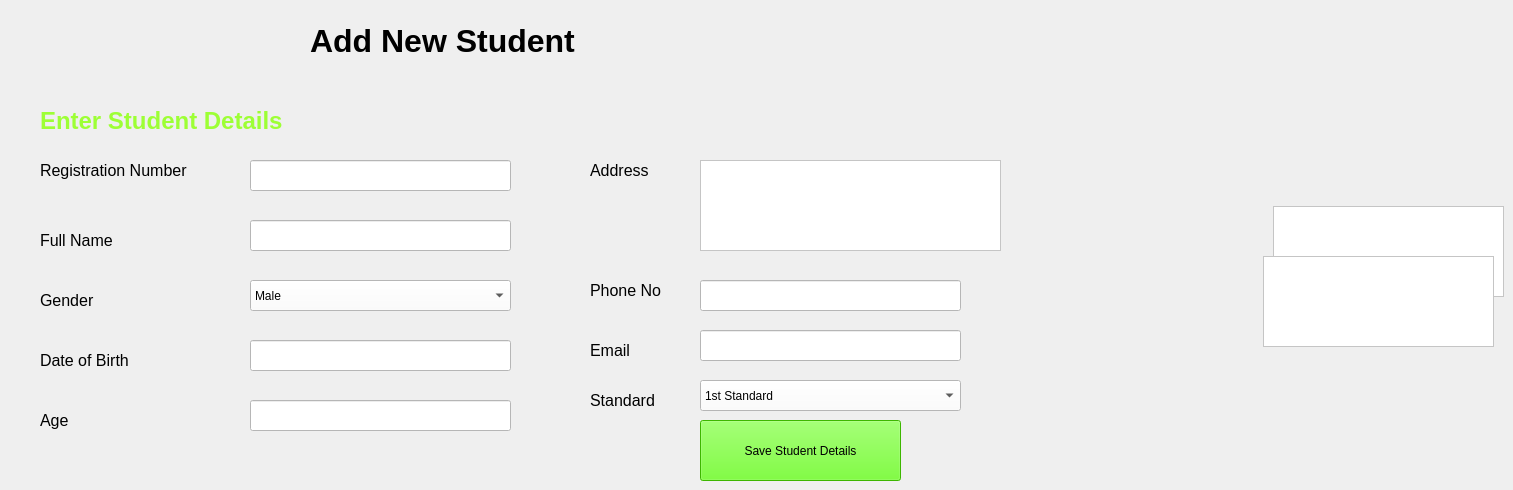
    <widget class="QWidget" name="tab_3">
     <attribute name="title">
      <string>Add Student</string>
     </attribute>
     <widget class="QLabel" name="label_9">
      <property name="geometry">
       <rect>
        <x>310</x>
        <y>20</y>
        <width>411</width>
        <height>41</height>
       </rect>
      </property>
      <property name="font">
       <font>
        <pointsize>24</pointsize>
        <weight>75</weight>
        <bold>true</bold>
       </font>
      </property>
      <property name="text">
       <string>Add New Student</string>
      </property>
     </widget>
     <widget class="QLabel" name="l11">
      <property name="geometry">
       <rect>
        <x>40</x>
        <y>100</y>
        <width>831</width>
        <height>41</height>
       </rect>
      </property>
      <property name="font">
       <font>
        <pointsize>18</pointsize>
        <weight>75</weight>
        <bold>true</bold>
       </font>
      </property>
      <property name="styleSheet">
       <string notr="true">color: rgb(157, 255, 53);</string>
      </property>
      <property name="text">
       <string>Enter Student Details</string>
      </property>
     </widget>
     <widget class="QLabel" name="label_11">
      <property name="geometry">
       <rect>
        <x>40</x>
        <y>160</y>
        <width>201</width>
        <height>21</height>
       </rect>
      </property>
      <property name="font">
       <font>
        <pointsize>12</pointsize>
       </font>
      </property>
      <property name="text">
       <string>Registration Number</string>
      </property>
     </widget>
     <widget class="QLineEdit" name="tb11">
      <property name="geometry">
       <rect>
        <x>250</x>
        <y>160</y>
        <width>261</width>
        <height>31</height>
       </rect>
      </property>
      <property name="styleSheet">
       <string notr="true">background-color: rgb(255, 255, 255);
font: 12pt &quot;MS Shell Dlg 2&quot;;</string>
      </property>
     </widget>
     <widget class="QLineEdit" name="tb12">
      <property name="geometry">
       <rect>
        <x>250</x>
        <y>220</y>
        <width>261</width>
        <height>31</height>
       </rect>
      </property>
      <property name="styleSheet">
       <string notr="true">background-color: rgb(255, 255, 255);
font: 12pt &quot;MS Shell Dlg 2&quot;;</string>
      </property>
     </widget>
     <widget class="QLabel" name="label_12">
      <property name="geometry">
       <rect>
        <x>40</x>
        <y>230</y>
        <width>201</width>
        <height>21</height>
       </rect>
      </property>
      <property name="font">
       <font>
        <pointsize>12</pointsize>
       </font>
      </property>
      <property name="text">
       <string>Full Name</string>
      </property>
     </widget>
     <widget class="QLabel" name="label_13">
      <property name="geometry">
       <rect>
        <x>40</x>
        <y>290</y>
        <width>201</width>
        <height>21</height>
       </rect>
      </property>
      <property name="font">
       <font>
        <pointsize>12</pointsize>
       </font>
      </property>
      <property name="text">
       <string>Gender</string>
      </property>
     </widget>
     <widget class="QComboBox" name="cb11">
      <property name="geometry">
       <rect>
        <x>250</x>
        <y>280</y>
        <width>261</width>
        <height>31</height>
       </rect>
      </property>
      <property name="styleSheet">
       <string notr="true">background-color: rgb(255, 255, 255);
font: 12pt &quot;MS Shell Dlg 2&quot;;</string>
      </property>
      <item>
       <property name="text">
        <string>Male</string>
       </property>
      </item>
      <item>
       <property name="text">
        <string>Female</string>
       </property>
      </item>
     </widget>
     <widget class="QLabel" name="label_26">
      <property name="geometry">
       <rect>
        <x>40</x>
        <y>350</y>
        <width>201</width>
        <height>21</height>
       </rect>
      </property>
      <property name="font">
       <font>
        <pointsize>12</pointsize>
       </font>
      </property>
      <property name="text">
       <string>Date of Birth</string>
      </property>
     </widget>
     <widget class="QLineEdit" name="tb13">
      <property name="geometry">
       <rect>
        <x>250</x>
        <y>340</y>
        <width>261</width>
        <height>31</height>
       </rect>
      </property>
      <property name="styleSheet">
       <string notr="true">background-color: rgb(255, 255, 255);
font: 12pt &quot;MS Shell Dlg 2&quot;;</string>
      </property>
     </widget>
     <widget class="QLabel" name="label_27">
      <property name="geometry">
       <rect>
        <x>40</x>
        <y>410</y>
        <width>201</width>
        <height>21</height>
       </rect>
      </property>
      <property name="font">
       <font>
        <pointsize>12</pointsize>
       </font>
      </property>
      <property name="text">
       <string>Age</string>
      </property>
     </widget>
     <widget class="QLineEdit" name="tb14">
      <property name="geometry">
       <rect>
        <x>250</x>
        <y>400</y>
        <width>261</width>
        <height>31</height>
       </rect>
      </property>
      <property name="styleSheet">
       <string notr="true">background-color: rgb(255, 255, 255);
font: 12pt &quot;MS Shell Dlg 2&quot;;</string>
      </property>
     </widget>
     <widget class="QTextEdit" name="mtb11">
      <property name="geometry">
       <rect>
        <x>700</x>
        <y>160</y>
        <width>301</width>
        <height>91</height>
       </rect>
      </property>
      <property name="styleSheet">
       <string notr="true">background-color: rgb(255, 255, 255);
font: 12pt &quot;MS Shell Dlg 2&quot;;</string>
      </property>
     </widget>
     <widget class="QLabel" name="label_28">
      <property name="geometry">
       <rect>
        <x>590</x>
        <y>160</y>
        <width>91</width>
        <height>21</height>
       </rect>
      </property>
      <property name="font">
       <font>
        <pointsize>12</pointsize>
       </font>
      </property>
      <property name="text">
       <string>Address</string>
      </property>
     </widget>
     <widget class="QTextEdit" name="textEdit_2">
      <property name="geometry">
       <rect>
        <x>1273</x>
        <y>206</y>
        <width>231</width>
        <height>91</height>
       </rect>
      </property>
      <property name="styleSheet">
       <string notr="true">background-color: rgb(255, 255, 255);
font: 12pt &quot;MS Shell Dlg 2&quot;;</string>
      </property>
     </widget>
     <widget class="QLabel" name="label_29">
      <property name="geometry">
       <rect>
        <x>590</x>
        <y>280</y>
        <width>101</width>
        <height>21</height>
       </rect>
      </property>
      <property name="font">
       <font>
        <pointsize>12</pointsize>
       </font>
      </property>
      <property name="text">
       <string>Phone No</string>
      </property>
     </widget>
     <widget class="QLineEdit" name="tb15">
      <property name="geometry">
       <rect>
        <x>700</x>
        <y>280</y>
        <width>261</width>
        <height>31</height>
       </rect>
      </property>
      <property name="styleSheet">
       <string notr="true">background-color: rgb(255, 255, 255);
font: 12pt &quot;MS Shell Dlg 2&quot;;</string>
      </property>
     </widget>
     <widget class="QTextEdit" name="textEdit_3">
      <property name="geometry">
       <rect>
        <x>1263</x>
        <y>256</y>
        <width>231</width>
        <height>91</height>
       </rect>
      </property>
      <property name="styleSheet">
       <string notr="true">background-color: rgb(255, 255, 255);
font: 12pt &quot;MS Shell Dlg 2&quot;;</string>
      </property>
     </widget>
     <widget class="QLabel" name="label_30">
      <property name="geometry">
       <rect>
        <x>590</x>
        <y>340</y>
        <width>61</width>
        <height>20</height>
       </rect>
      </property>
      <property name="font">
       <font>
        <pointsize>12</pointsize>
       </font>
      </property>
      <property name="text">
       <string>Email</string>
      </property>
     </widget>
     <widget class="QLineEdit" name="tb16">
      <property name="geometry">
       <rect>
        <x>700</x>
        <y>330</y>
        <width>261</width>
        <height>31</height>
       </rect>
      </property>
      <property name="styleSheet">
       <string notr="true">background-color: rgb(255, 255, 255);
font: 12pt &quot;MS Shell Dlg 2&quot;;</string>
      </property>
     </widget>
     <widget class="QComboBox" name="cb12">
      <property name="geometry">
       <rect>
        <x>700</x>
        <y>380</y>
        <width>261</width>
        <height>31</height>
       </rect>
      </property>
      <property name="styleSheet">
       <string notr="true">background-color: rgb(255, 255, 255);
font: 12pt &quot;MS Shell Dlg 2&quot;;</string>
      </property>
      <item>
       <property name="text">
        <string>1st Standard</string>
       </property>
      </item>
      <item>
       <property name="text">
        <string>2nd Standard</string>
       </property>
      </item>
      <item>
       <property name="text">
        <string>3rd Standard</string>
       </property>
      </item>
      <item>
       <property name="text">
        <string>4th Standard</string>
       </property>
      </item>
      <item>
       <property name="text">
        <string>5th Standard</string>
       </property>
      </item>
      <item>
       <property name="text">
        <string>6th Standard</string>
       </property>
      </item>
      <item>
       <property name="text">
        <string>7th Standard</string>
       </property>
      </item>
      <item>
       <property name="text">
        <string>8th Standard</string>
       </property>
      </item>
      <item>
       <property name="text">
        <string>9th Standard</string>
       </property>
      </item>
      <item>
       <property name="text">
        <string>10th Standard</string>
       </property>
      </item>
      <item>
       <property name="text">
        <string>11th Standard</string>
       </property>
      </item>
      <item>
       <property name="text">
        <string>12th Standard</string>
       </property>
      </item>
     </widget>
     <widget class="QLabel" name="label_48">
      <property name="geometry">
       <rect>
        <x>590</x>
        <y>390</y>
        <width>91</width>
        <height>21</height>
       </rect>
      </property>
      <property name="font">
       <font>
        <pointsize>12</pointsize>
       </font>
      </property>
      <property name="text">
       <string>Standard</string>
      </property>
     </widget>
     <widget class="QPushButton" name="b12">
      <property name="geometry">
       <rect>
        <x>700</x>
        <y>420</y>
        <width>201</width>
        <height>61</height>
       </rect>
      </property>
      <property name="styleSheet">
       <string notr="true">background-color: rgb(85, 255, 0);
font: 12pt &quot;MS Shell Dlg 2&quot;;</string>
      </property>
      <property name="text">
       <string>Save Student Details</string>
      </property>
     </widget>
    </widget>
